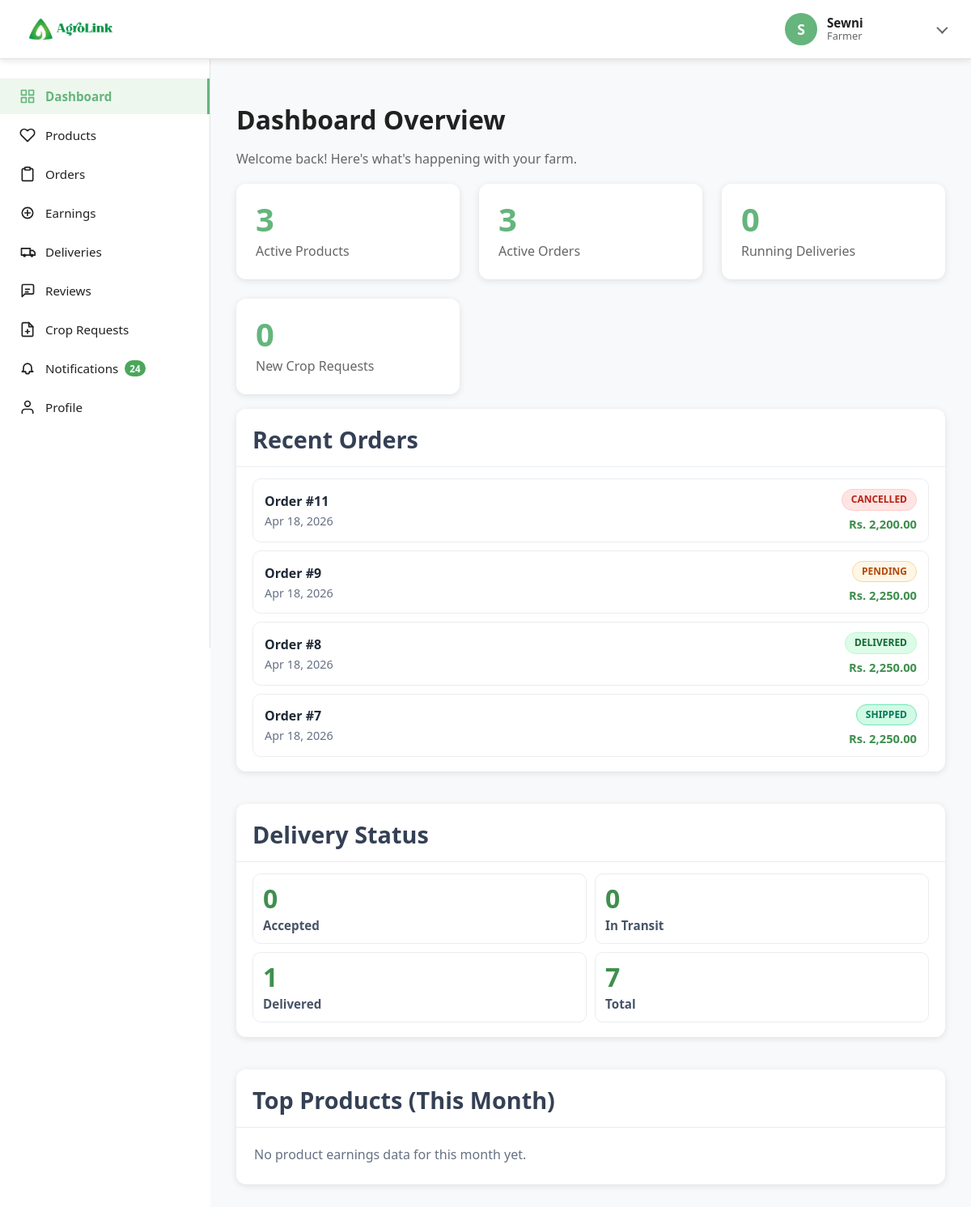
The app's page /farmerDashboard (signed in) with its own data.
### tables this page shows
CREATE TABLE `orders` (
  `id` int(11) NOT NULL,
  `buyer_id` int(11) NOT NULL,
  `total_amount` decimal(10,2) NOT NULL COMMENT 'Product total before shipping',
  `shipping_cost` decimal(10,2) NOT NULL DEFAULT 0.00,
  `order_total` decimal(10,2) NOT NULL COMMENT 'Total including shipping',
  `payment_status` enum('pending','paid','failed') NOT NULL DEFAULT 'pending',
  `total_weight_kg` decimal(10,2) NOT NULL DEFAULT 0.00 COMMENT 'Total weight of all items in kg',
  `delivery_address` text NOT NULL,
  `delivery_city` varchar(100) NOT NULL,
  `delivery_district_id` int(11) DEFAULT NULL,
  `delivery_town_id` int(11) DEFAULT NULL,
  `delivery_phone` varchar(20) NOT NULL,
  `status` enum('pending_payment','pending','confirmed','processing','shipped','delivered','cancelled') DEFAULT 'pending_payment',
  `created_at` timestamp NOT NULL DEFAULT current_timestamp(),
  `updated_at` timestamp NOT NULL DEFAULT current_timestamp() ON UPDATE current_timestamp()
);

### app/controllers/farmer/FarmerDashboardController.php (called while the page is built, shortened)
<?php
class FarmerDashboardController
{
    public function index()
    {
        $farmerId = (int)authUserId();
        $farmerModel = new FarmerModel();
        $productsModel = new ProductsModel();
        $farmerProducts = $productsModel->getByFarmer($farmerId);
        $farmerOrders = $farmerModel->getFarmerOrders($farmerId);
        $deliverySummary = $farmerModel->getFarmerDeliverySummary($farmerId);
        $activeProducts = 0;
        foreach ($farmerProducts as $product) {
            if ((float)($product->quantity ?? 0) > 0) {
                $activeProducts++;
            }
        }
        $activeOrders = 0;
        foreach ($farmerOrders as $order) {
            $status = strtolower((string)($order->status ?? ''));
            if (!in_array($status, ['delivered', 'cancelled', 'pending_payment'], true)) {
                $activeOrders++;
            }
        }
        $monthlyEarnings = (float)$farmerModel->getMonthlyEarnings($farmerId);
        $totalEarnings = (float)$farmerModel->getTotalEarnings($farmerId);
        $topProducts = $farmerModel->getMonthlyEarningsByProduct($farmerId, 3);
        $runningDeliveries = (int)($deliverySummary->accepted_deliveries ?? 0) + (int)($deliverySummary->in_transit_deliveries ?? 0);
        $newCropRequests = 0;
        $data = [
            'pageTitle' => 'Dashboard',
            'activePage' => 'dashboard',
            'pageStyles' => ['dashboard.css'],
            'contentView' => '../app/views/farmer/farmerDashboard.view.php',
            'pageScript' => 'farmerDashboard.js',
            'activeProducts' => $activeProducts,
            'activeOrders' => $activeOrders,
            'monthlyEarnings' => $monthlyEarnings,
            'totalEarnings' => $totalEarnings,
            'runningDeliveries' => $runningDeliveries,
            'newCropRequests' => $newCropRequests,
            'recentOrders' => array_slice($farmerOrders, 0, 4),
            'topProducts' => $topProducts,
            'deliverySummary' => $deliverySummary,
        ];
        $this->view('farmer/farmerSidebar', $data);
    }
}

### app/core/app.php (called while the page is built, shortened)
<?php
class App
{
    private $method = 'index';
    private function splitURL()
    {
        $URL = $_GET['url'] ?? 'home';
        $URL = explode("/", trim($URL, "/"));
        return ($URL);
    }
    public function loadController()
    {
        $URL = $this->splitURL();
        $filename = "../app/controllers/" . ucfirst($URL[0]) . "Controller.php";
        if (file_exists($filename)) {
            require $filename;
            $this->controller = ucfirst($URL[0]) . 'Controller';
            unset($URL[0]);
        } else {
            $roles = ['admin', 'buyer', 'farmer', 'transporter'];
            foreach ($roles as $role) {
                $baseName = ucfirst($URL[0]);
                $roleController = "../app/controllers/{$role}/" . $baseName . "Controller.php";
                $actualFile = null;
                if (file_exists($roleController)) {
                    $actualFile = $roleController;
                }
                if ($actualFile && file_exists($actualFile)) {
                    unset($URL[0]);
                    break;
                }
            }
        }
        $controller = new $this->controller;
        call_user_func_array([$controller, $this->method], $URL);
    }
}

### public/index.php (called while the page is built, shortened)
<?php
require "../app/core/init.php";
$app = new App;
$app->loadController();

### app/core/init.php (called while the page is built, shortened)
<?php
spl_autoload_register(function ($classname) {
    $filename = "../app/models/" . ucfirst($classname) . ".php";
    if (file_exists($filename)) {
        return;
    }
    $modelFilename = "../app/models/" . ucfirst($classname) . "Model.php";
    $roles = ['admin', 'buyer', 'farmer', 'transporter'];
    foreach ($roles as $role) {
        $roleFile = "../app/models/{$role}/" . ucfirst($classname) . ".php";
        if (file_exists($roleFile)) {
            return;
        }
        $roleModelFile = "../app/models/{$role}/" . ucfirst($classname) . "Model.php";
    }
});
require 'Database.php';
require 'app.php';

### app/core/Database.php (called while the page is built, shortened)
<?php
trait Database
{
    private function connect()
    {
        if (isset($GLOBALS['__AGROLINK_DB_CONNECTION']) && $GLOBALS['__AGROLINK_DB_CONNECTION'] instanceof PDO) {
            return $GLOBALS['__AGROLINK_DB_CONNECTION'];
        }
        $host = (string)DBHOST;
        $string = "mysql:host=" . $host . ";dbname=" . DBNAME . ";charset=utf8mb4";
        try {
            $con = new PDO($string, DBUSER, DBPASS);
        } catch (PDOException $e) {
            if ($host === 'localhost') {
                $fallback = "mysql:host=127.0.0.1;dbname=" . DBNAME . ";charset=utf8mb4";
                $con = new PDO($fallback, DBUSER, DBPASS);
            } else {
                throw $e;
            }
        }
        $con->setAttribute(PDO::ATTR_ERRMODE, PDO::ERRMODE_EXCEPTION);
        $con->setAttribute(PDO::ATTR_DEFAULT_FETCH_MODE, PDO::FETCH_OBJ);
        return $con;
    }
    public function query($query, $data = [])
    {
        try {
            $con = $this->connect();
            $stm = $con->prepare($query);
            $check = $stm->execute($data);
            if ($check) {
                $result = $stm->fetchAll(PDO::FETCH_OBJ);
                if (is_array($result) && count($result)) {
                    return $result;
                }
            }
        } catch (PDOException $e) {
            error_log("Query Error: " . $e->getMessage());
        }
        return false;
    }
    public function get_row($query, $data = [])
    {
        try {
            $con = $this->connect();
            $stm = $con->prepare($query);
            $check = $stm->execute($data);
            if ($check) {
                $result = $stm->fetchAll(PDO::FETCH_OBJ);
                if (is_array($result) && count($result)) {
                    return $result[0];
                }
            }
        } catch (PDOException $e) {
            error_log("Get Row Error: " . $e->getMessage());
        }
        return false;
    }
}

### app/models/farmer/FarmerModel.php (called while the page is built, shortened)
<?php
class FarmerModel
{
    public function getFarmerOrders($farmerId)
    {
        $sql = "SELECT DISTINCT o.*,
                u.name as buyer_name,
                u.email as buyer_email,
                d.district_name,
                (SELECT COUNT(*) FROM order_items WHERE order_id = o.id AND farmer_id = :farmer_id) as my_items_count,
                (SELECT SUM(product_price * quantity) FROM order_items WHERE order_id = o.id AND farmer_id = :farmer_id) as my_order_total
                FROM orders o
                INNER JOIN order_items oi ON o.id = oi.order_id
                LEFT JOIN users u ON o.buyer_id = u.id
                LEFT JOIN districts d ON o.delivery_district_id = d.id
                WHERE oi.farmer_id = :farmer_id
                ORDER BY o.created_at DESC";
        $result = $this->query($sql, ['farmer_id' => $farmerId]);
        return is_array($result) ? $result : [];
    }
    public function getFarmerDeliverySummary($farmerId)
    {
        $sql = "SELECT
                    COUNT(*) AS total_deliveries,
                    SUM(CASE WHEN status = 'pending' THEN 1 ELSE 0 END) AS pending_deliveries,
                    SUM(CASE WHEN status = 'accepted' THEN 1 ELSE 0 END) AS accepted_deliveries,
                    SUM(CASE WHEN status = 'in_transit' THEN 1 ELSE 0 END) AS in_transit_deliveries,
                    SUM(CASE WHEN status = 'delivered' THEN 1 ELSE 0 END) AS delivered_deliveries
                FROM delivery_requests
                WHERE farmer_id = :farmer_id";
        $result = $this->get_row($sql, ['farmer_id' => $farmerId]);
        return $result;
    }
}

### app/views/farmer/farmerDashboard.view.php (the view, shortened to what this page needs)
<div class="content-section farmer-dashboard-modern">
    <div class="content-header">
        <h1 class="content-title">Dashboard Overview</h1>
        <p class="content-subtitle">Welcome back! Here's what's happening with your farm.</p>
    </div>
    <div class="dashboard-stats farmer-dashboard-stats">
        <div class="stat-card">
            <div class="stat-number"><?= (int)($activeProducts ?? 0) ?></div>
            <div class="stat-label">Active Products</div>
        </div>
        <div class="stat-card">
            <div class="stat-number"><?= (int)($activeOrders ?? 0) ?></div>
            <div class="stat-label">Active Orders</div>
        </div>
        <div class="stat-card">
            <div class="stat-number"><?= (int)($runningDeliveries ?? 0) ?></div>
            <div class="stat-label">Running Deliveries</div>
        </div>
        <div class="stat-card">
            <div class="stat-number"><?= (int)($newCropRequests ?? 0) ?></div>
            <div class="stat-label">New Crop Requests</div>
        </div>
    </div>
    <div class="farmer-dashboard-row">
        <div class="content-card farmer-dashboard-card">
            <div class="farmer-dashboard-card-header">
                <h3>Recent Orders</h3>
            </div>
            <div class="farmer-dashboard-card-body">
                <?php if (empty($recentOrders)): ?>
                    <div class="farmer-dashboard-empty">No recent orders yet.</div>
                <?php else: ?>
                    <?php foreach ($recentOrders as $order): ?>
                        <?php $status = strtolower((string)($order->status ?? 'pending')); ?>
                        <div class="farmer-recent-order-item">
                            <div>
                                <div class="farmer-recent-order-title">Order #<?= (int)$order->id ?></div>
                                <div class="farmer-recent-order-date"><?= date('M d, Y', strtotime((string)$order->created_at)) ?></div>
                            </div>
                            <div class="farmer-recent-order-side">
                                <span class="status-badge status-<?= htmlspecialchars($status) ?>">
                                    <?= strtoupper(str_replace('_', ' ', htmlspecialchars($status))) ?>
                                </span>
                                <div class="farmer-recent-order-earnings">
                                    Rs. <?= number_format((float)($order->my_order_total ?? 0), 2) ?>
                                </div>
                            </div>
                        </div>
                    <?php endforeach; ?>
                <?php endif; ?>
            </div>
        </div>
        <div class="content-card farmer-dashboard-card">
            <div class="farmer-dashboard-card-header">
                <h3>Delivery Status</h3>
            </div>
            <div class="farmer-dashboard-card-body">
                <div class="farmer-delivery-quick-grid">
                    <div class="farmer-delivery-quick-card">
                        <div class="farmer-delivery-quick-value"><?= (int)($deliverySummary->accepted_deliveries ?? 0) ?></div>
                        <div class="farmer-delivery-quick-label">Accepted</div>
                    </div>
                    <div class="farmer-delivery-quick-card">
                        <div class="farmer-delivery-quick-value"><?= (int)($deliverySummary->in_transit_deliveries ?? 0) ?></div>
                        <div class="farmer-delivery-quick-label">In Transit</div>
                    </div>
                    <div class="farmer-delivery-quick-card">
                        <div class="farmer-delivery-quick-value"><?= (int)($deliverySummary->delivered_deliveries ?? 0) ?></div>
                        <div class="farmer-delivery-quick-label">Delivered</div>
                    </div>
                    <div class="farmer-delivery-quick-card">
                        <div class="farmer-delivery-quick-value"><?= (int)($deliverySummary->total_deliveries ?? 0) ?></div>
                        <div class="farmer-delivery-quick-label">Total</div>
                    </div>
                </div>
            </div>
        </div>
    </div>
    <div class="content-card farmer-dashboard-card">
        <div class="farmer-dashboard-card-header">
            <h3>Top Products (This Month)</h3>
        </div>
        <div class="farmer-dashboard-card-body">
            <?php if (empty($topProducts)): ?>
                <div class="farmer-dashboard-empty">No product earnings data for this month yet.</div>
            <?php endif; ?>
        </div>
    </div>
</div>

### public/assets/css/farmer/dashboard.css (style rules this page uses)
.farmer-dashboard-modern .content-header { margin-bottom: 20px; }
.farmer-dashboard-stats { margin-bottom: 18px; }
.farmer-dashboard-row { display: grid; grid-template-columns: 1.1fr 0.9fr; gap: 16px; margin-bottom: 16px; align-items: stretch; }
.farmer-dashboard-card { padding: 0; overflow: hidden; display: flex; flex-direction: column; }
.farmer-dashboard-card-header { padding: 18px 20px 14px; border-bottom: 1px solid #eaecf0; display: flex; align-items: center; justify-content: space-between; gap: 12px; }
.farmer-dashboard-card-header h3 { margin: 0; font-size: 1.8rem; font-weight: 700; color: #344054; }
.farmer-dashboard-card-body { padding: 14px 20px 18px; flex: 1; }
.farmer-dashboard-empty { color: #667085; padding: 8px 2px; }
.farmer-recent-order-item { display: flex; justify-content: space-between; align-items: center; gap: 12px; padding: 12px 14px; border: 1px solid #eaecf0; border-radius: 10px; margin-bottom: 10px; background: #ffffff; }
.farmer-recent-order-item:last-child { margin-bottom: 0; }
.farmer-recent-order-side { display: flex; flex-direction: column; align-items: flex-end; gap: 6px; }
.farmer-recent-order-title { font-size: 1rem; font-weight: 700; color: #1f2937; }
.farmer-recent-order-date { margin-top: 4px; font-size: 0.9rem; color: #667085; }
.farmer-recent-order-earnings { font-size: 0.92rem; font-weight: 700; color: #3f8f4d; }
.farmer-delivery-quick-grid { display: grid; grid-template-columns: repeat(2, minmax(0, 1fr)); gap: 10px; height: 100%; grid-auto-rows: 1fr; }
.farmer-delivery-quick-card { border: 1px solid #eaecf0; border-radius: 10px; padding: 12px; background: #ffffff; display: flex; flex-direction: column; justify-content: center; }
.farmer-delivery-quick-value { font-size: 2rem; font-weight: 700; color: #3f8f4d; line-height: 1.1; }
.farmer-delivery-quick-label { margin-top: 6px; font-size: 0.95rem; color: #475467; font-weight: 600; }
@media (max-width: 1200px) { .farmer-dashboard-row { grid-template-columns: 1fr; } }

### records on screen
orders: id "11", created_at "Apr 18, 2026", status "CANCELLED", my_order_total "2,200.00"
orders: id "9", created_at "Apr 18, 2026", status "PENDING", my_order_total "2,250.00"
orders: id "8", created_at "Apr 18, 2026", status "DELIVERED", my_order_total "2,250.00"
orders: id "7", created_at "Apr 18, 2026", status "SHIPPED", my_order_total "2,250.00"

### other values on screen
$userRole !== '' ? $userRole : 'User' "Farmer"
$notificationUnreadCount "24"
$activeProducts "3"
$activeOrders "3"
$runningDeliveries "0"
$newCropRequests "0"
$deliverySummary->accepted_deliveries "0"
$deliverySummary->in_transit_deliveries "0"
$deliverySummary->delivered_deliveries "1"
$deliverySummary->total_deliveries "7"
